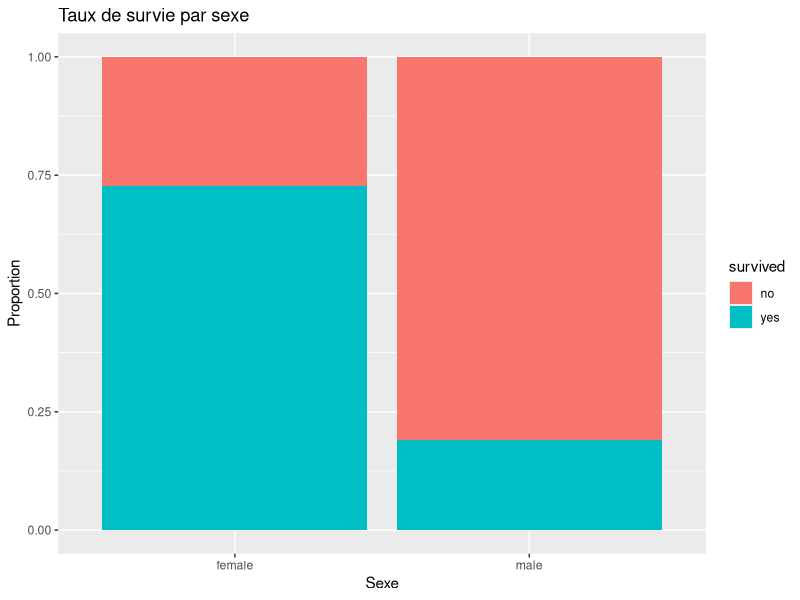
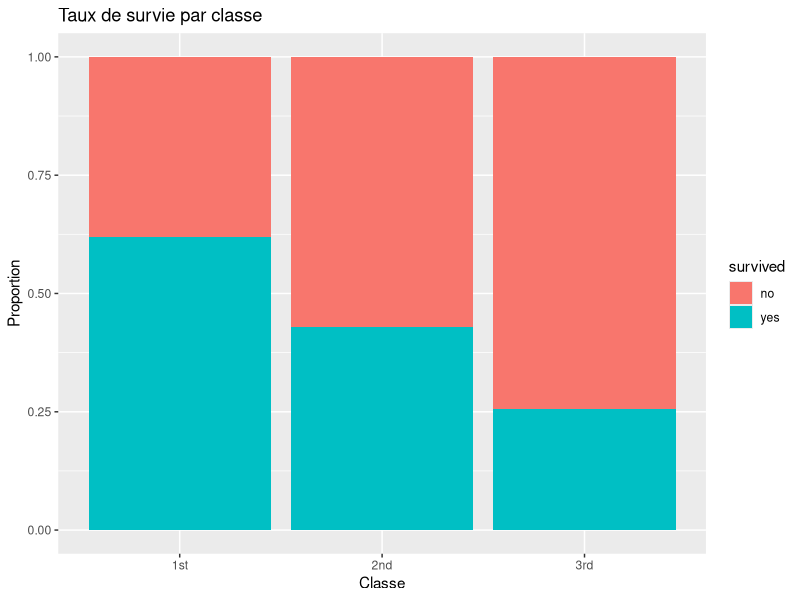
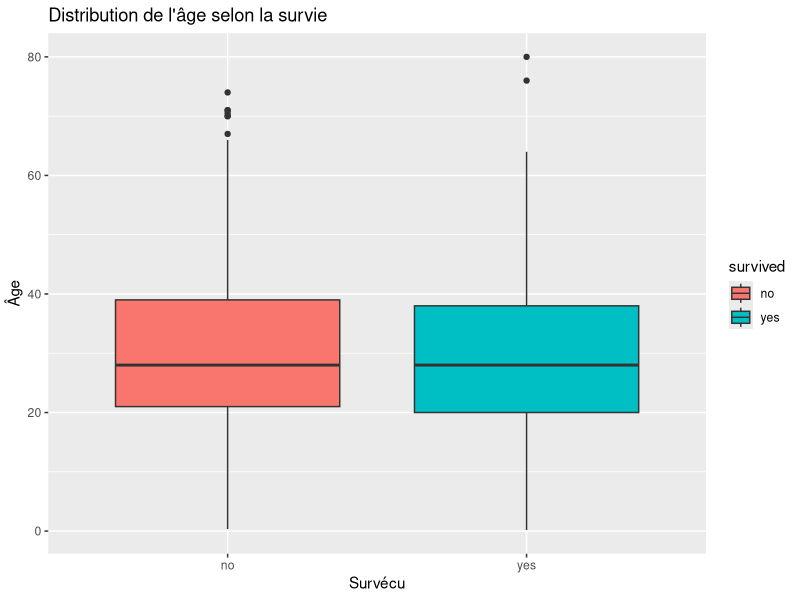

These charts were generated, in order, by the following R code:
## ---- chunk 1
knitr::opts_chunk$set(echo = FALSE)

library(carData)
data(TitanicSurvival)
library(dplyr)
library(ggplot2)
## ---- chunk 2
# 1. Présentation et statistiques descriptives
str(TitanicSurvival)
summary(TitanicSurvival)
## ---- chunk 3
# 2. Répartition des survivants en fonction du sexe
ggplot(TitanicSurvival, aes(x = sex, fill = survived)) +
  geom_bar(position = "fill") +
  labs(title = "Taux de survie par sexe", y = "Proportion", x = "Sexe")
## ---- chunk 4
# 3. Répartition des survivants en fonction de la classe
ggplot(TitanicSurvival, aes(x = passengerClass, fill = survived)) +
  geom_bar(position = "fill") +
  labs(title = "Taux de survie par classe", y = "Proportion", x = "Classe")
## ---- chunk 5
# 4. Âge en fonction de la variable survived
ggplot(TitanicSurvival, aes(x = survived, y = age, fill = survived)) +
  geom_boxplot() +
  labs(title = "Distribution de l'âge selon la survie", x = "Survécu", y = "Âge")
